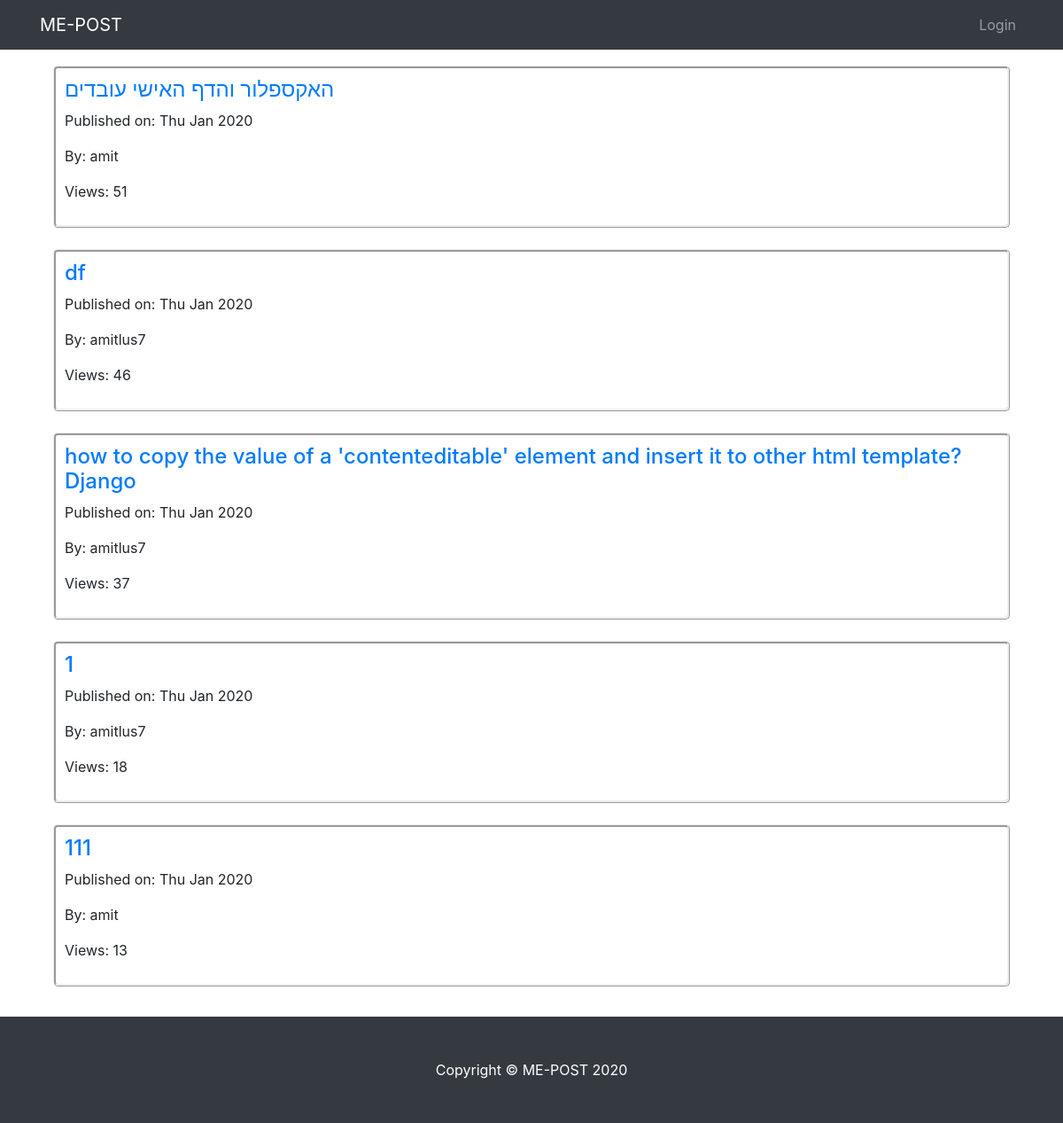
/TheApp/topposts/, run on an earlier commit of the app's database.
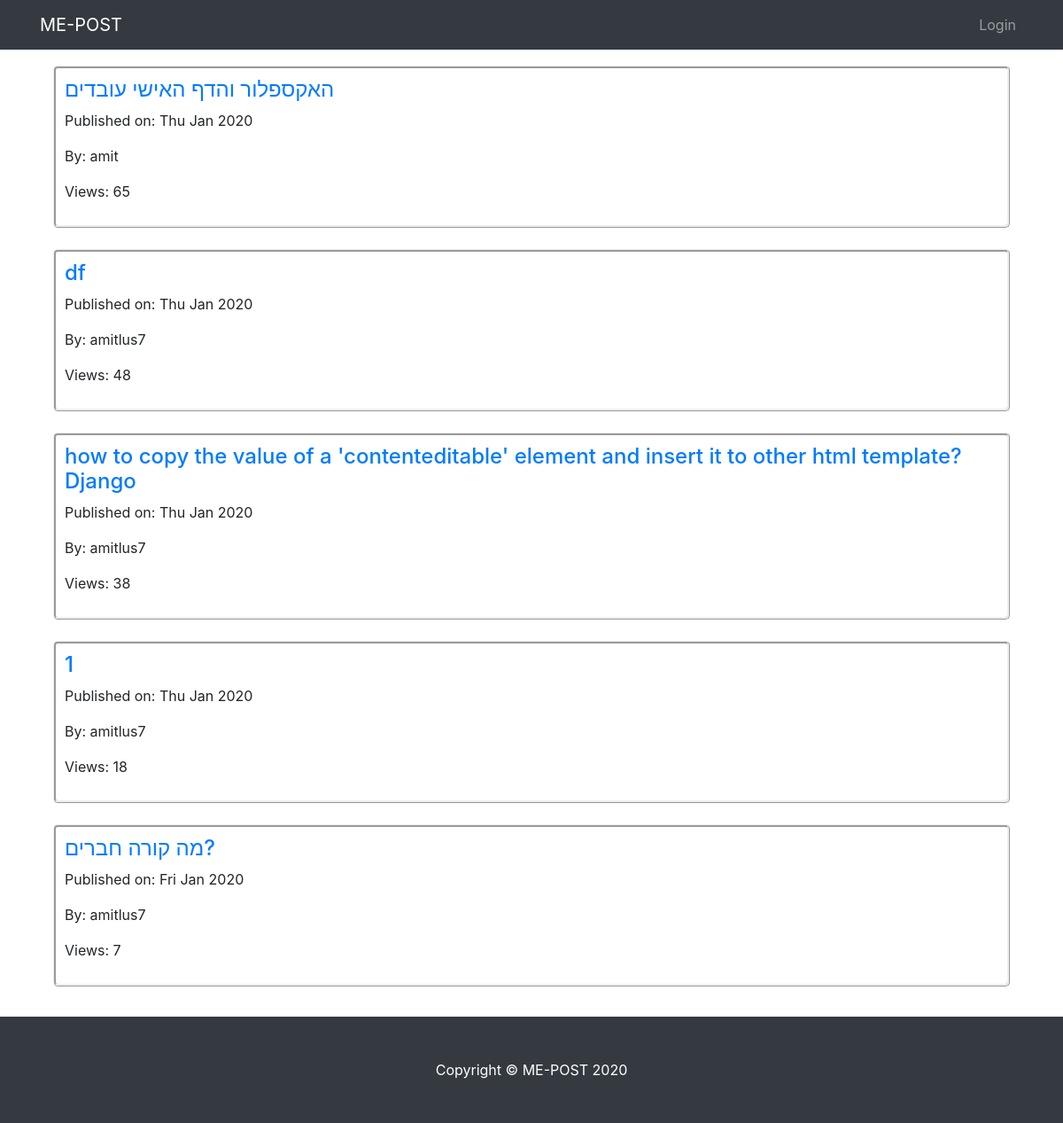
And on a later commit of the database.
### TheApp/models.py (models this page shows, shortened)
class Post(models.Model):
    author = models.ForeignKey(User, on_delete=models.PROTECT)
    title = models.CharField(max_length=200)
    text = models.TextField()
    create_date = models.DateTimeField(default=timezone.now)
    post_views = models.IntegerField(default=0)

### TheApp/views.py (the view)
# urls.py: path('topposts/', views.top, name='top_posts'),
def top(request):
    top_posts = Post.objects.order_by('-post_views')# מסדר לפי צפיות מהגדול לקטן, בלי המינוס זה יהיה הפוך
    return render(request, 'TheApp/top.html', {'top_posts':top_posts})

### templates/TheApp/top.html
{% extends "TheApp/base.html" %}
{% block body_block %}
<div class="container" style = "padding-bottom: 130px; margin-top:50px;">
{% for post in top_posts|slice:":5" %}
<div class="Misgeret">
<h4><a href="{% url 'TheApp:post_detail' pk=post.pk %}">{{ post.title }}</a></h4>
<p>Published on: {{post.create_date|date:"D M Y"}}</p>
<p>By: {{post.author}}</p>
<p>Views: {{ post.post_views }}</p>
</div>
<br>
{% endfor %}
</div>
{% endblock %}

### templates/TheApp/base.html (shortened to what this page needs)
<!DOCTYPE html>
{% load static %}
<html lang="en" dir="ltr">
  <head>
<link rel="stylesheet" href="https://stackpath.bootstrapcdn.com/bootstrap/4.3.1/css/bootstrap.min.css">
    <link rel="stylesheet" href="{% static "css/style.css" %}"/>
  </head>
  <body>
    <div class="fixed-top">
    <nav class="navbar fixed-top navbar-expand-lg navbar-dark bg-dark fixed-top">
      <div class="container">
        <a class="navbar-brand" href="{% url 'TheApp:index' %}">ME-POST</a>
        <div class="collapse navbar-collapse" id="navbarResponsive">
          <ul class="navbar-nav ml-auto">
            {% if user.is_authenticated %}
                      <li><a class= 'nav-link' href="{% url 'logout' %}">Logout</a></li>
                      <li><a class="nav-link" href="{% url 'TheApp:personalposts' username=user.username %}">{{ user.username }}</a></li>
                      <li><a class="nav-link" href="{% url 'TheApp:post_form' %}">New Post</a></li>
                      <li><a class="nav-link" href="{% url 'TheApp:post_list' %}">Explore</a></li>
                      <li><a class="nav-link" href="{% url 'TheApp:top_posts' %}">Top Posts</a></li>
                      {% else %}
                      <li><a class= 'nav-link' href="{% url 'TheApp:user_login' %}">Login</a></li>
                      {% endif %}
          </ul>
        </div>
      </div>
    </nav>
    </div>
    <div class="fixed-bottom" id="bottom">
    <footer class="py-5 bg-dark">
      <div class="container">
        <p class="m-0 text-center text-white">Copyright &copy; ME-POST 2020</p>
      </div>
    </footer>
    </div>
<div class="container">
  {% block body_block %}
  {% endblock %}
</div>
  </body>
</html>

### static/css/style.css (style rules this page uses)
.Misgeret { border-style:ridge; border-radius: 5px; padding: 10px; }

What changed in the data, as far as the page shows it:
removed Post: title "111", create_date "Thu Jan 2020", author "amit", post_views "13"
changed Post "האקספלור והדף האישי עובדים": post_views "51" → "65"
changed Post "df": post_views "46" → "48"
changed Post (number 3 of 5 on the later page): post_views "37" → "38"
now on this page (row edited): Post: title "מה קורה חברים?", create_date "Fri Jan 2020", author "amitlus7", post_views "7"
